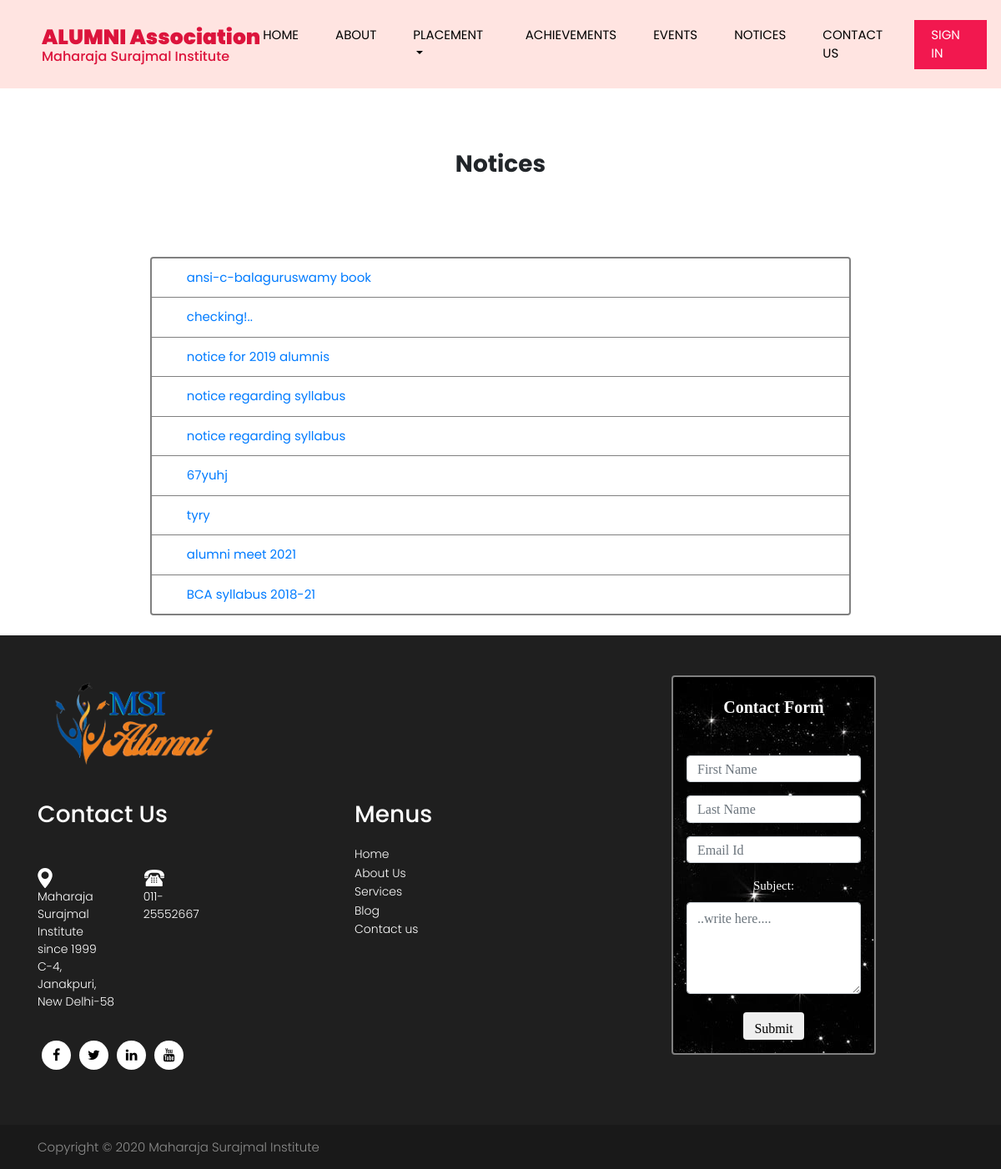
The page /notice/ on the database its author committed.
### alumni_app/models.py (models this page shows)
class notice_model(models.Model):
	name = models.CharField(max_length=40, blank=True)
	date = models.DateTimeField(default=datetime.now)
	file = models.FileField(upload_to='notice', default="", blank=True)

### alumni_app/views.py (the view)
# urls.py: path('notice/', views.notice, name='notice'),
def notice(request):
	notice_obj = reversed(notice_model.objects.all())
	notice_list = {'notice_obj':notice_obj}
	return render(request, 'alumni_app/notice.html',notice_list)

### templates/alumni_app/notice.html (shortened to what this page needs)
<!DOCTYPE html>
{% extends "alumni_app/base.html" %}
{% load static %}
{% block base_body_block %}
<link rel="stylesheet" type="text/css" href="{% static 'css/notice.css' %}">
	<center style="margin-top: 15%;"><h3><b>Notices</b></h3></center>
	<center>
	<div class="card">
  		<ul class="list-group list-group-flush">
   			{% for i in notice_obj %}
   				<li class="list-group-item" style="padding-left:5%"><a href="{{ i.file.url }}">{{ i.name }}</a></li>
   			{% endfor %}
  		</ul>
	</div>
	</center>
{% endblock %}

### static/css/style.css (style rules this page uses)
body { color: #666666; font-size: 15px; font-family: 'Poppins', sans-serif; line-height: 1.80857; }
a { color: #1f1f1f; text-decoration: none !important; outline: none !important; -webkit-transition: all .3s ease-in-out; -moz-transition: all .3s ease-in-out; -ms-transition: all .3s ease-in-out; -o-transition: all .3s ease-in-out; transition: all .3s ease-in-out; }
h1, h2, h3, h4, h5, h6 { letter-spacing: 0; font-weight: normal; position: relative; padding: 0 0 10px 0; font-weight: normal; line-height: 120% !important; color: #1f1f1f; margin: 0 }
h3 { font-size: 18px }
a { color: #1f1f1f; text-decoration: none; outline: none; }
a, .btn { text-decoration: none !important; outline: none !important; -webkit-transition: all .3s ease-in-out; -moz-transition: all .3s ease-in-out; -ms-transition: all .3s ease-in-out; -o-transition: all .3s ease-in-out; transition: all .3s ease-in-out; }
ul, li, ol { list-style: none; margin: 0px; padding: 0px; }

### static/css/notice.css (style rules this page uses)
body { font-size: 15px; font-family: 'Poppins', sans-serif; }
.card { width: 70%; margin-top: 7%; margin-bottom: 2%; border: 2px grey solid; }
.list-group-item { border: 1px grey solid; text-align: left; }

### static/css/timeline.css (style rules this page uses)
* { box-sizing: border-box; }

### rows shown on the page
notice_model: name "ansi-c-balaguruswamy book"
notice_model: name "checking!.."
notice_model: name "notice for 2019 alumnis"
notice_model: name "notice regarding syllabus"
notice_model: name "notice regarding syllabus"
notice_model: name "67yuhj"
notice_model: name "tyry"
notice_model: name "alumni meet 2021"
notice_model: name "BCA syllabus 2018-21"
